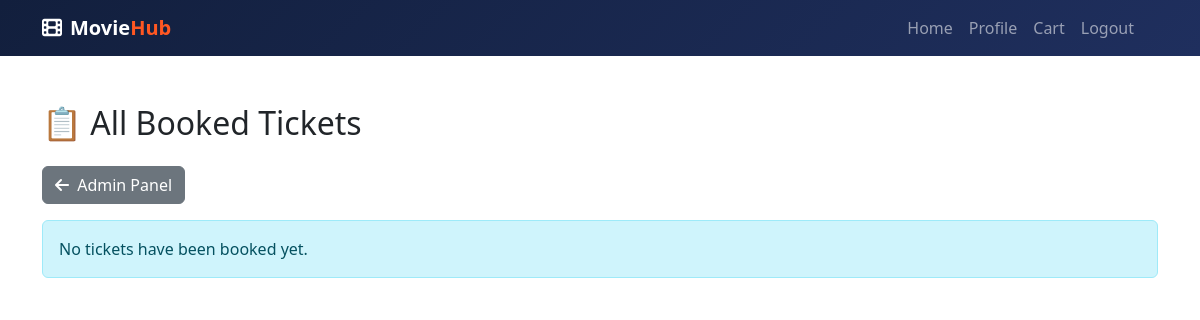
Page /admin/orders (signed in) on the earlier database version.
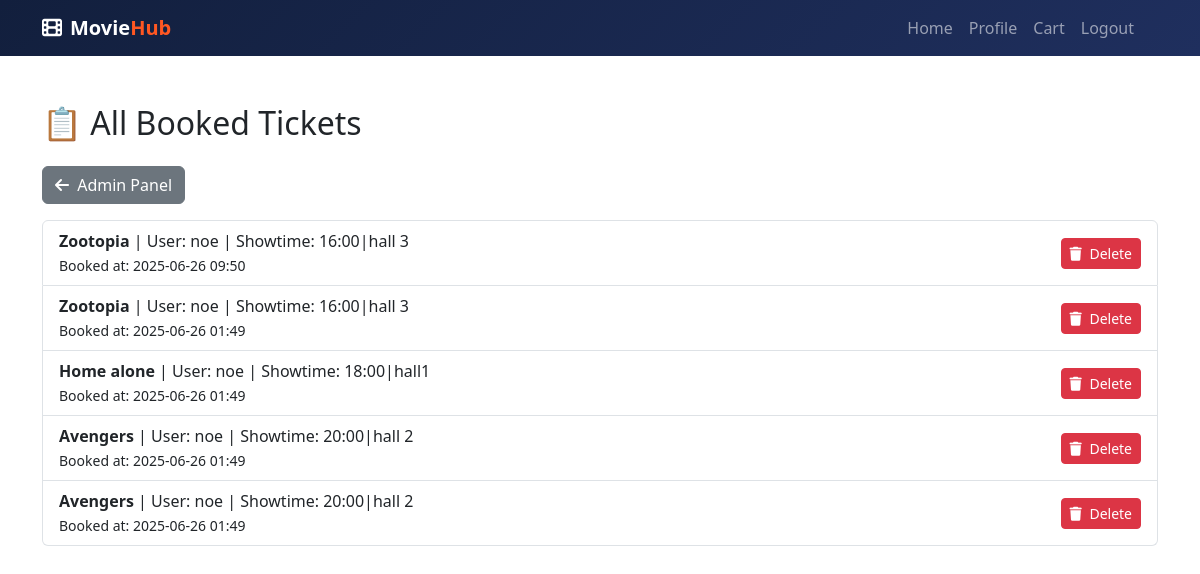
Same page on the later database version.
### app.py (models this page shows)
class Order(db.Model):
    id = db.Column(db.Integer, primary_key=True)
    user_id = db.Column(db.Integer, db.ForeignKey('user.id'), nullable=False)
    movie_id = db.Column(db.Integer, db.ForeignKey('movie.id'), nullable=False)
    timestamp = db.Column(db.DateTime, default=datetime.utcnow)
    quantity = db.Column(db.Integer, default=1, nullable=False)
    user = db.relationship('User', backref='orders')
    movie = db.relationship('Movie')

class Movie(db.Model):
    id = db.Column(db.Integer, primary_key=True)
    title = db.Column(db.String(100))
    description = db.Column(db.Text)
    price = db.Column(db.Float)
    showtime = db.Column(db.String(100))
    image = db.Column(db.String(100), default="default_movie.png")
    available = db.Column(db.Boolean, default=True)

class User(db.Model, UserMixin):
    id = db.Column(db.Integer, primary_key=True)
    name = db.Column(db.String(100))
    age = db.Column(db.Integer)
    email = db.Column(db.String(150), unique=True, nullable=False)
    password = db.Column(db.String(150), nullable=False)
    image = db.Column(db.String(100), default="default.png")
    balance = db.Column(db.Float, default=1000)
    role = db.Column(db.String(10), default='user')

### app.py (the view)
@app.route("/admin/orders")
@login_required
def admin_orders():
    if current_user.role == "user":
        return "დაშვება მხოლოდ ადმინებისთვის", 403
    orders = Order.query.order_by(Order.timestamp.desc()).all()
    return render_template("admin_orders.html", orders=orders)

### app.py (called while the page is built)
@login_manager.user_loader
def load_user(user_id):
    return User.query.get(int(user_id))

### templates/admin_orders.html (shortened to what this page needs)
{% extends 'base.html' %}
{% block content %}
<div class="container mt-5">
    <h2 class="mb-4">📋 All Booked Tickets</h2>
    <a href="{{ url_for('admin_panel') }}" class="btn btn-secondary mb-3">
        <i class="fa-solid fa-arrow-left me-1"></i> Admin Panel
    </a>
    {% if orders %}
        <ul class="list-group">
            {% for order in orders %}
                {% if order.movie %}
                <li class="list-group-item d-flex justify-content-between align-items-center">
                    <div>
                        <strong>{{ order.movie.title }}</strong> | User: {{ order.user.name }} | Showtime: {{ order.movie.showtime }}<br>
                        <small>Booked at: {{ order.timestamp.strftime('%Y-%m-%d %H:%M') }}</small>
                    </div>
                    <form method="POST" action="{{ url_for('delete_order', order_id=order.id) }}" onsubmit="return confirm('Are you sure you want to delete this ticket?');">
                        <button class="btn btn-danger btn-sm">
                            <i class="fa-solid fa-trash me-1"></i> Delete
                        </button>
                    </form>
                </li>
                {% endif %}
            {% endfor %}
        </ul>
    {% else %}
        <div class="alert alert-info">
            No tickets have been booked yet.
        </div>
    {% endif %}
</div>
{% endblock %}

Differences in the rows shown:
added Order: movie "Zootopia", user.name "noe", movie.showtime "16:00|hall 3", timestamp "2025-06-26 09:50"
added Order: movie "Zootopia", user.name "noe", movie.showtime "16:00|hall 3", timestamp "2025-06-26 01:49"
added Order: movie "Home alone", user.name "noe", movie.showtime "18:00|hall1", timestamp "2025-06-26 01:49"
added Order: movie "Avengers", user.name "noe", movie.showtime "20:00|hall 2", timestamp "2025-06-26 01:49"
added Order: movie "Avengers", user.name "noe", movie.showtime "20:00|hall 2", timestamp "2025-06-26 01:49"
Other differences:
text no longer shown: "No tickets have been booked yet."
